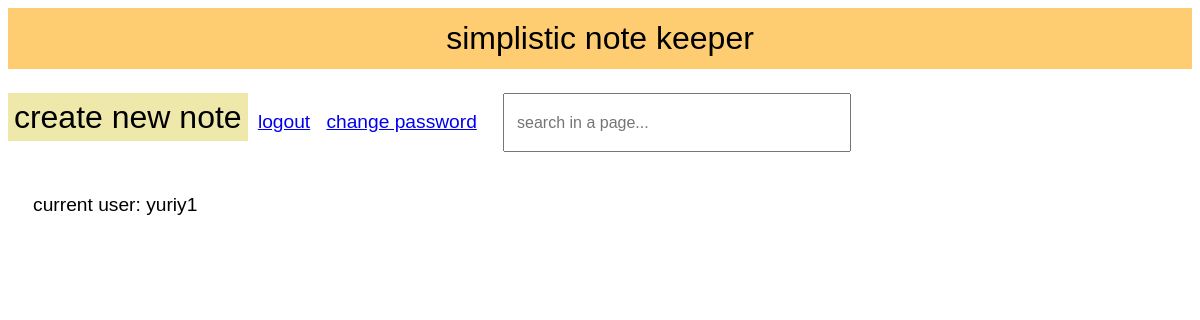
The app's page / (signed in), older data.
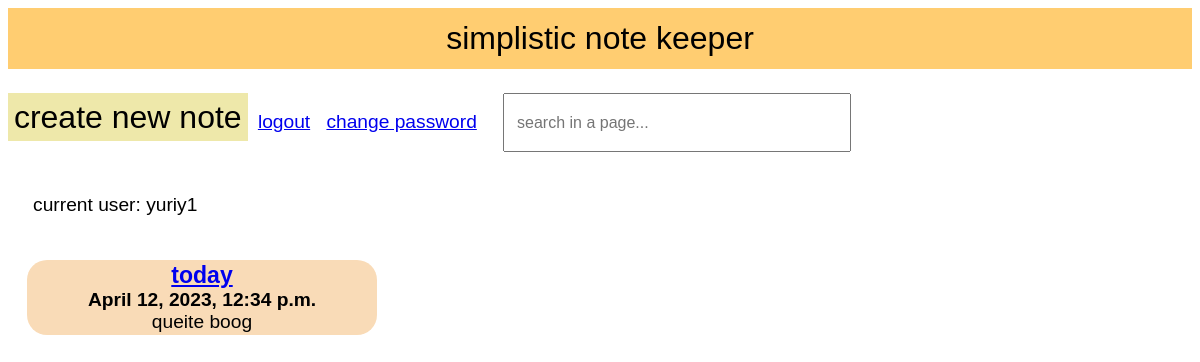
The same page, newer data.
### note_app/models.py (models this page shows, shortened)
class NoteModel(models.Model):
    date_created = models.DateTimeField(default=now())
    note_name = models.CharField(max_length=50, default="")
    note_text = models.TextField(max_length=500)
    user = models.ForeignKey(User, default="", null=True, blank=True, on_delete=models.CASCADE)

### note_app/views.py (the view)
class NoteListView(ListView):
    model = NoteModel
    paginate_by = 12
    template_name = "note_list.html"
    def get_queryset(self):
        if self.request.user.is_authenticated:
            return NoteModel.objects.order_by("-date_created").filter(user=self.request.user)
        else:
            return NoteModel.objects.none()

### note_app/templates/note_list.html
{% extends "base.html" %}
{% block content %}
<a class="button_link" href="{% url 'create_note' %}">create new note</a>
{% if user.is_authenticated %}
    <a href="{% url 'logout' %}">logout</a>
    <a href="{% url 'password_change' %}">change password</a>
{% else %}
    <a href="{% url 'signup' %}">signup / </a>
    <a href="{% url 'login' %}">login / </a>
{% endif %}
<input id="searchbar" onkeyup="search_note()" type="text" name="search" placeholder="search in a page...">
<p>current user:
    {% if user.is_authenticated %}
        {{ user.username }}
    {% else %}
        visitor
    {% endif %}
</p>
{% if user.is_authenticated  %}
    <div class="wrapper">
    {% for note in object_list %}
        <div class="note">
            <span class="bold">
            <a href="{% url 'note_detail' note.pk %}">
            {{ note.note_name }}
            </a>
            <br>
            {{ note.date_created }}
            <br>
            </span>
            {{ note.note_text|truncatechars:50}}
            <br>
        </div>
    {% endfor %}
    </div>
{% endif %}
{% endblock %}

### note_app/templates/base.html (shortened to what this page needs)
<!DOCTYPE html>
<html lang="en">
<head>
    {% load static %}
    <link rel="stylesheet" href="{% static 'style.css' %}">
</head>
<body>
    <header>simplistic note keeper</header>
    <main>
        {% block content %}
        {% endblock  %}
    </main>
</body>
</html>

### note_app/static/style.css (style rules this page uses)
* { font-family: Arial, Helvetica, sans-serif; }
header { font-size: xx-large; padding: 1%; background-color: rgb(255, 205, 113); text-align: center; }
.bold { font-weight: bold; }
.wrapper { display: grid; grid-template-columns: repeat(3, 1fr); gap: 10px; }
p { padding: 0.5%; font-size: larger; margin: 1em; }
.note { padding: 0.5%; font-size: larger; margin: 1em; background-color: rgb(249, 219, 183); text-align: center; border-radius: 20px; }
.note::marker { content: none; }
a { padding: 0.5%; font-size: larger; }
#searchbar { width: 20em; height: 2em; padding: 1%; font-size: 1em; margin: 1em; }
.button_link { flex: 1; font-size: xx-large; text-decoration: none; outline: none; text-align: center; line-height: 3; color: black; }
.button_link:link, .button_link:visited, .button_link:focus { background: palegoldenrod; color: black; }

Row changes from the older to the newer data that the page shows:
added NoteModel: note_name "today", date_created "April 12, 2023, 12:34 p.m.", note_text "queite boog"
